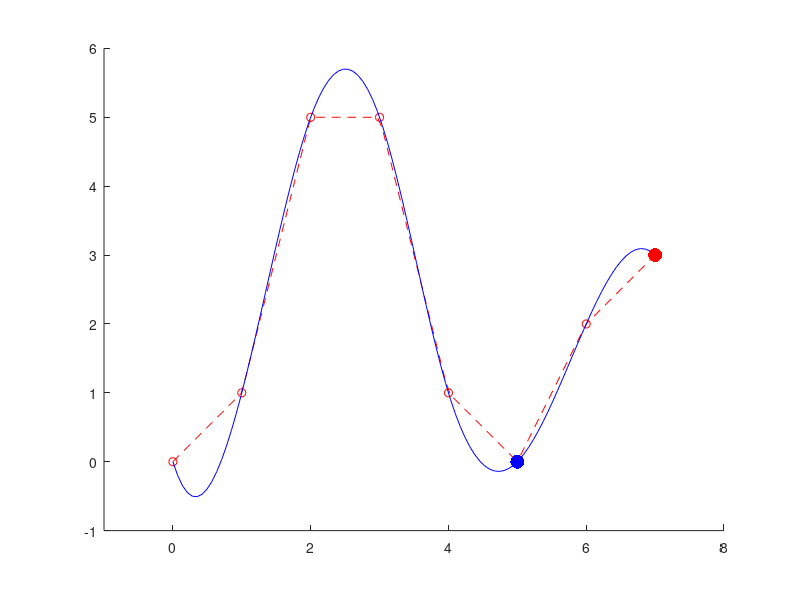
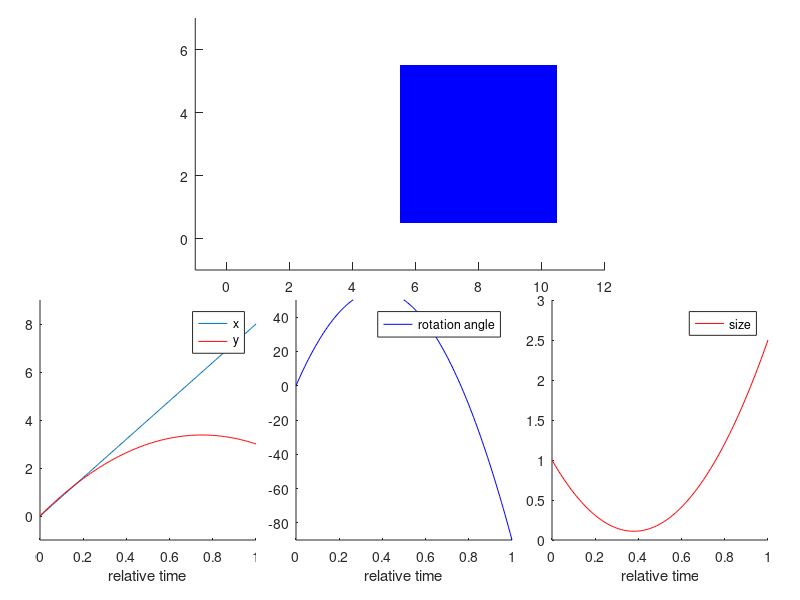

These charts were generated, in order, by the following MATLAB code:
% Animation and interpolation

%% Example 1
%

x = 0:7;
y = [0, 1, 5, 5, 1, 0, 2, 3];

th = linspace(0, 2*pi);

scr_size = get(0, 'ScreenSize');
scr_size(1:2) = [];

figure(...
    'Position', [scr_size/4, scr_size/2],...
    'Name', 'Animation by interpolation',...
    'NumberTitle', 'off')

axes(...
    'XLim', [-1, 8],...
    'YLim', [-1, 6],...
    'DataAspectRatio', [1, 1, 1],...
    'NextPlot', 'add')



t = linspace(0,7);
z1 = interp1(x, y, t);
z2 = interp1(x, y, t, 'spline');

plot(x, y, 'or', t, z1, '--r', t, z2, '-b')
axis('equal')



pos_p1 = [0, 0];
pos_p2 = [2, 5];

p1 = patch(...
    'XData', pos_p1(1) + 0.1*cos(th),...
    'YData', pos_p1(2) + 0.1*sin(th),...
    'EdgeColor', 'none',...
    'FaceColor', [1, 0, 0]);

p2 = patch(...
    'XData', pos_p2(1) + 0.1*cos(th),...
    'YData', pos_p2(2) + 0.1*sin(th),...
    'EdgeColor', 'none',...
    'FaceColor', [0, 0, 1]);

for t = linspace(0,1)
    s1 = 0*(1-t) + 7*t;
    s2 = 2*(1-t) + 5*t;
    pos_p1 = [s1, interp1(x, y, s1)];
    pos_p2 = [s2, interp1(x, y, s2, 'spline')];
    set(p1,...
        'XData', pos_p1(1) + 0.1*cos(th),...
        'YData', pos_p1(2) + 0.1*sin(th))
    set(p2,...
        'XData', pos_p2(1) + 0.1*cos(th),...
        'YData', pos_p2(2) + 0.1*sin(th))
    pause(0.04)
end



%% Example 2
%

fps = 25;
dt = 1/fps;
t_end = 5;
t = linspace(0,1,floor(t_end*fps));
method = 'spline';

x = [0, 4, 8];
y = [0, 3, 3];
fi = [0, 50, -90]*pi/180;
r = [1, 0.2, 2.5];
tp = [0, 0.5, 1];

scr_size = get(0, 'ScreenSize');
scr_size(1:2) = [];

figure(...
    'Position', [scr_size/4, scr_size/2],...
    'Name', 'Animation by interpolation',...
    'NumberTitle', 'off')

axes(...
    'Position', [0.05, 0.1, 0.27, 0.4],...
    'XLim', [0, 1],...
    'YLim', [-1, 9],...
    'NextPlot', 'add')
 
xx = interp1(tp, x, t, method);
yy = interp1(tp, y, t, method);
plot(t, xx, t, yy, 'r')
xlabel('relative time')
legend({'x', 'y'})

axes(...
    'Position', [0.37, 0.1, 0.27, 0.4],...
    'XLim', [0, 1],...
    'YLim', [-90, 50],...
    'NextPlot', 'add')

ffi = interp1(tp, fi, t, method);
plot(t, ffi*180/pi, 'b')
xlabel('relative time')
legend('rotation angle')

axes(...
    'Position', [0.69, 0.1, 0.27, 0.4],...
    'XLim', [0, 1],...
    'YLim', [0, 3],...
    'NextPlot', 'add')

rr = interp1(tp, r, t, method);
plot(t, rr, 'r')
xlabel('relative time')
legend('size')

axes(...
    'Position', [0, 0.55, 1, 0.42],...
    'XLim', [-1, 12],...
    'YLim', [-1, 7],...
    'DataAspectRatio', [1, 1, 1],...
    'NextPlot', 'add')

rec = @(pos, rad, ang) rad*[cos(ang), -sin(ang); sin(ang), cos(ang)]*[[-1, 1, 1, -1];[-1, -1, 1, 1]] + repmat(pos', 1, 4);
pos = [0, 0];

R = rec([0, 0], 0.5, pi/4);
get_row = @(x, k) x(k,:);

p = patch(...
    'XData', R(1,:) ,...
    'YData', R(2,:),...
    'EdgeColor', 'none',...
    'FaceColor', [0, 0, 1]);

for i = 1:length(t);
    R = rec([xx(i), yy(i)], rr(i), ffi(i));
    set(p,...
        'XData', R(1,:),...
        'YData', R(2,:))
    pause(dt)
end